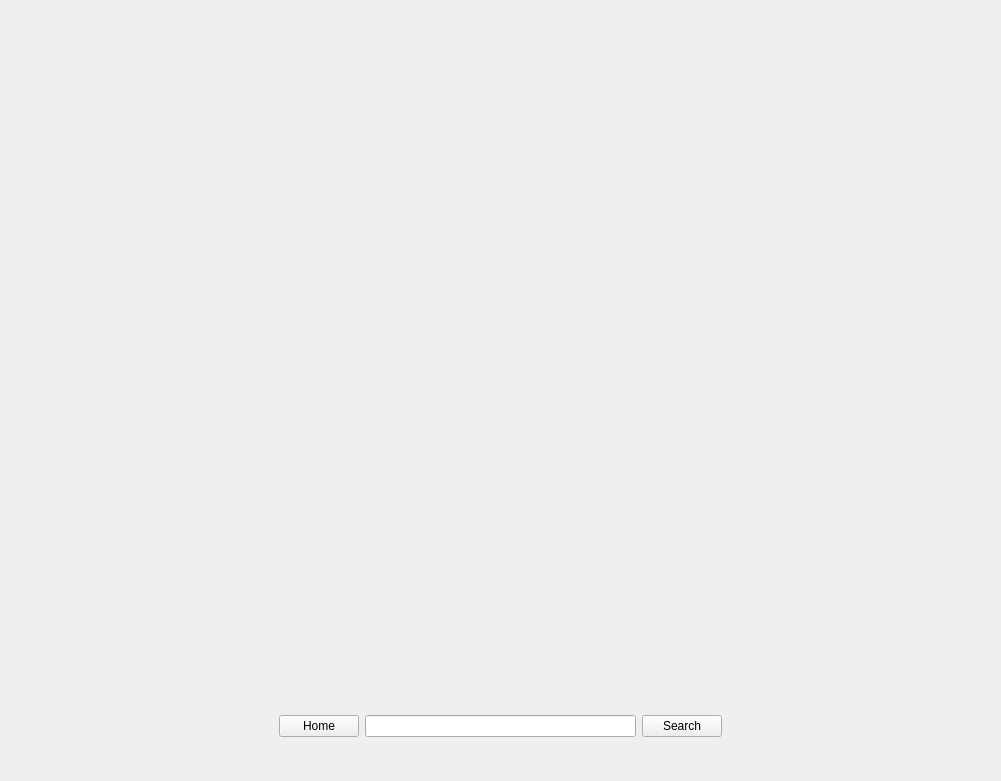
<?xml version="1.0" encoding="UTF-8"?>
<ui version="4.0">
 <class>MainWindow</class>
 <widget class="QMainWindow" name="MainWindow">
  <property name="geometry">
   <rect>
    <x>0</x>
    <y>0</y>
    <width>1001</width>
    <height>781</height>
   </rect>
  </property>
  <property name="windowTitle">
   <string>MainWindow</string>
  </property>
  <widget class="QWidget" name="centralwidget">
   <layout class="QGridLayout" name="gridLayout">
    <item row="0" column="0">
     <widget class="QStackedWidget" name="Pages">
      <property name="currentIndex">
       <number>1</number>
      </property>
      <widget class="QWidget" name="weapon_view_2">
       <layout class="QVBoxLayout" name="verticalLayout_2">
        <item>
         <layout class="QVBoxLayout" name="verticalLayout">
          <item>
           <widget class="QWidget" name="widget" native="true">
            <layout class="QVBoxLayout" name="verticalLayout_3">
             <item>
              <widget class="QWidget" name="weapon_view" native="true">
               <property name="sizePolicy">
                <sizepolicy hsizetype="MinimumExpanding" vsizetype="Minimum">
                 <horstretch>0</horstretch>
                 <verstretch>0</verstretch>
                </sizepolicy>
               </property>
               <property name="minimumSize">
                <size>
                 <width>500</width>
                 <height>500</height>
                </size>
               </property>
              </widget>
             </item>
             <item>
              <widget class="QLabel" name="weapon_name">
               <property name="sizePolicy">
                <sizepolicy hsizetype="Preferred" vsizetype="Maximum">
                 <horstretch>0</horstretch>
                 <verstretch>0</verstretch>
                </sizepolicy>
               </property>
               <property name="font">
                <font>
                 <pointsize>26</pointsize>
                </font>
               </property>
               <property name="text">
                <string>WEAPON_NAME</string>
               </property>
               <property name="alignment">
                <set>Qt::AlignCenter</set>
               </property>
              </widget>
             </item>
             <item>
              <widget class="QWidget" name="tags" native="true"/>
             </item>
             <item>
              <layout class="QHBoxLayout" name="rarityandcollection">
               <item>
                <widget class="QLabel" name="label">
                 <property name="sizePolicy">
                  <sizepolicy hsizetype="Preferred" vsizetype="Maximum">
                   <horstretch>0</horstretch>
                   <verstretch>0</verstretch>
                  </sizepolicy>
                 </property>
                 <property name="font">
                  <font>
                   <pointsize>14</pointsize>
                  </font>
                 </property>
                 <property name="text">
                  <string>Rarity: Rarity Name</string>
                 </property>
                 <property name="alignment">
                  <set>Qt::AlignCenter</set>
                 </property>
                </widget>
               </item>
               <item>
                <widget class="QLabel" name="label_2">
                 <property name="sizePolicy">
                  <sizepolicy hsizetype="Preferred" vsizetype="Maximum">
                   <horstretch>0</horstretch>
                   <verstretch>0</verstretch>
                  </sizepolicy>
                 </property>
                 <property name="font">
                  <font>
                   <pointsize>14</pointsize>
                  </font>
                 </property>
                 <property name="text">
                  <string>Collection: Collection Name</string>
                 </property>
                 <property name="alignment">
                  <set>Qt::AlignCenter</set>
                 </property>
                </widget>
               </item>
              </layout>
             </item>
             <item>
              <layout class="QHBoxLayout" name="links">
               <item>
                <widget class="QPushButton" name="pushButton_4">
                 <property name="text">
                  <string>Workshop Link</string>
                 </property>
                </widget>
               </item>
               <item>
                <widget class="QPushButton" name="pushButton_3">
                 <property name="text">
                  <string>Inspect Link</string>
                 </property>
                </widget>
               </item>
              </layout>
             </item>
            </layout>
           </widget>
          </item>
         </layout>
        </item>
       </layout>
      </widget>
      <widget class="QWidget" name="page"/>
     </widget>
    </item>
    <item row="1" column="0">
     <layout class="QHBoxLayout" name="searchbar">
      <property name="topMargin">
       <number>35</number>
      </property>
      <property name="bottomMargin">
       <number>35</number>
      </property>
      <item>
       <spacer name="horizontalSpacer_2">
        <property name="orientation">
         <enum>Qt::Horizontal</enum>
        </property>
        <property name="sizeHint" stdset="0">
         <size>
          <width>40</width>
          <height>20</height>
         </size>
        </property>
       </spacer>
      </item>
      <item>
       <widget class="QPushButton" name="pushButton">
        <property name="text">
         <string>Home</string>
        </property>
       </widget>
      </item>
      <item>
       <widget class="QLineEdit" name="lineEdit">
        <property name="alignment">
         <set>Qt::AlignCenter</set>
        </property>
       </widget>
      </item>
      <item>
       <widget class="QPushButton" name="pushButton_2">
        <property name="text">
         <string>Search</string>
        </property>
       </widget>
      </item>
      <item>
       <spacer name="horizontalSpacer">
        <property name="orientation">
         <enum>Qt::Horizontal</enum>
        </property>
        <property name="sizeHint" stdset="0">
         <size>
          <width>40</width>
          <height>20</height>
         </size>
        </property>
       </spacer>
      </item>
     </layout>
    </item>
   </layout>
  </widget>
 </widget>
 <resources/>
 <connections/>
</ui>
